Frame 1 (no input): blank canvas, image omitted
Frame 60 (no input): blank canvas, image omitted
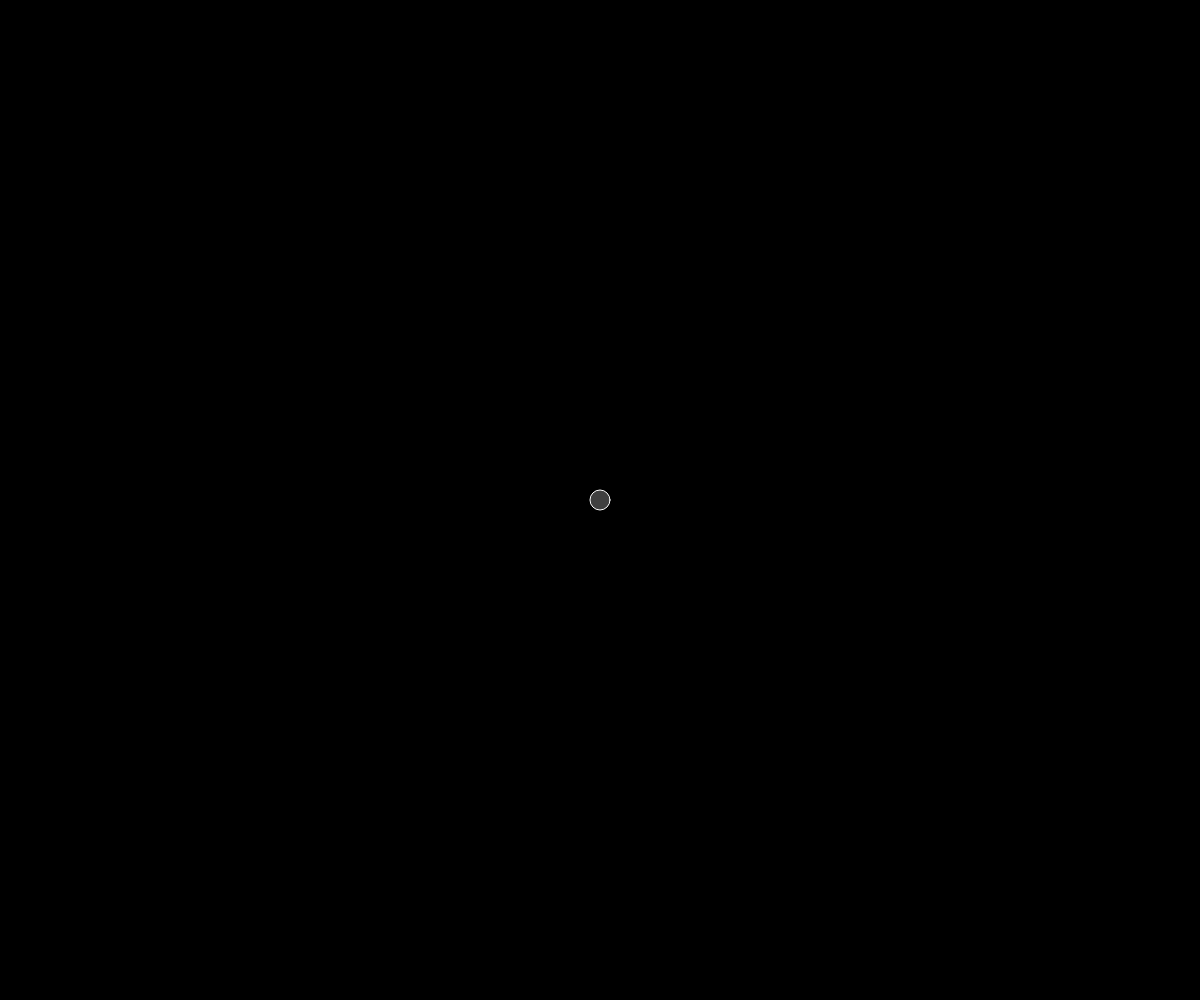
Frame 120 (the mouse pressed at the canvas centre since frame 60)

The p5.js sketch whose frames 1 and 60 were blank and that drew this single picture after the mouse press (run headless with seeded random() and noise() and a simulated clock; from frame 60 on, the mouse is pressed at the canvas centre):

// p5.js sketch
// ── sketch.js
var particles = [];
var mousePos = [];
var numberParticle = 40;
var particleSize = 40;
var prevMouseX, prevMouseY; //needed for mousemove bug. mousemove always called
var isMouseMoved = false;

function setup() {
  createCanvas(windowWidth, windowHeight);
  initParticles();
}

function draw() {
  background(0);
  
  for(var i = 0; i < mousePos.length; i++) {
    particles[i].pos = mousePos[i];
    particles[i].size = particleSize * i / mousePos.length;
    particles[i].color.a = i * 255 / mousePos.length;
  }
  
  //draw particles
  for(var i = 0; i < mousePos.length; i++) {
    particles[i].draw();
  }
}

function mouseMoved() {
  var currMouseX = mouseX,
      currMouseY = mouseY;
  
  isMouseMoved = true;
  
  if(prevMouseX && prevMouseY) {
    if(Math.abs(currMouseX - prevMouseX) < 0.01 && Math.abs(currMouseY - prevMouseY) < 0.01) {
      isMouseMoved = false;
      mousePos = [];
      return;
    }
  }
  
  if(mousePos.length >= numberParticle) {
    mousePos.shift();
  }
  
  mousePos.push(createVector(currMouseX, currMouseY));
  
  prevMouseX = currMouseX;
  prevMouseY = currMouseY;
  
  return false;
}

function initParticles() {
  for(var i = 0; i < numberParticle; i++) {
    particles.push(new particle(null, particleSize, {r: 128, g: 128, b: 128, a: 255}));
  }
}
// ── particle.js
function particle(pos, size, color) {
  this.pos = pos;
  this.color = color;
  this.size = size;
  
  this.draw = function() {
    if(!this.pos) return;
    
    fill(this.color.r, this.color.g, this.color.b, this.color.a);
    stroke(255);
    ellipse(this.pos.x, this.pos.y, this.size, this.size);
  };
}
